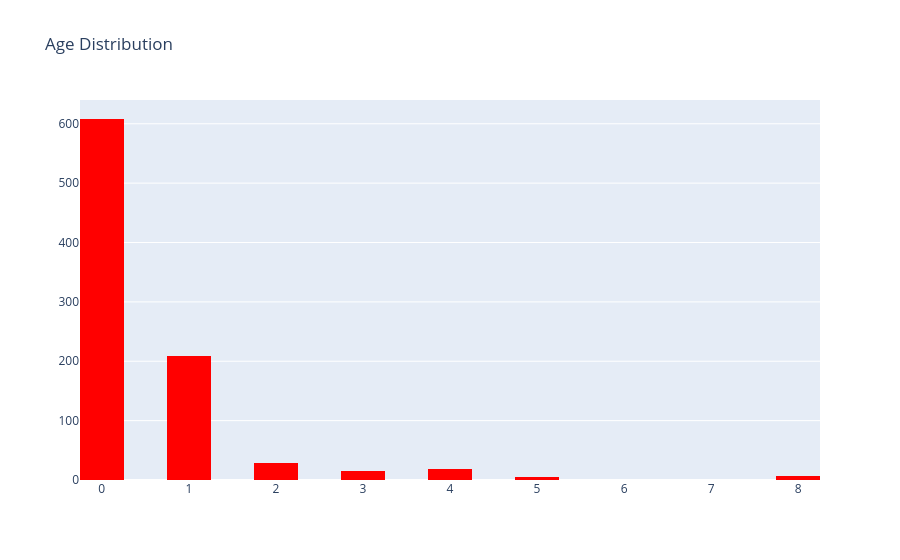

The notebook cell saved with this chart:
### Code cell
#lets visualize histogram 
trace = go.Histogram(x=data['SibSp'],
                     nbinsx=20,
                     marker={'color':'red'})
#layout define for the graph
layout=go.Layout(title="Age Distribution")
#we combine the trace with the layout to display the figure
fig=go.Figure(data=trace,layout=layout)
fig

### Figure 1 — Plotly figure (JSON) as saved in the notebook; plotly's stock layout.template omitted (floating-point values rounded to 4 significant figures; data arrays with more than 128 entries replaced by an {"elided": "..."} marker saying what was removed)
{"data": [{"marker": {"color": "red"}, "nbinsx": 20, "type": "histogram", "x": {"elided": "891 int values"}}], "layout": {"title": {"text": "Age Distribution"}}}
